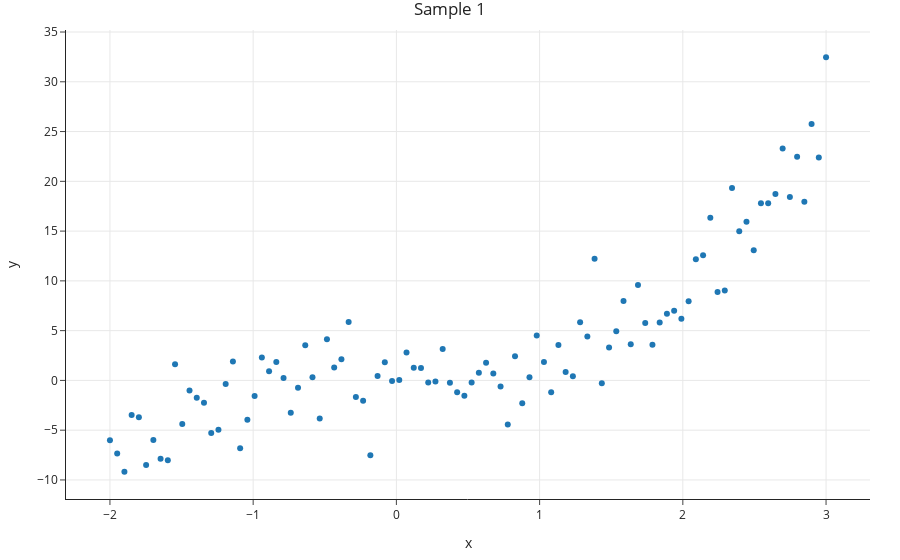

Notebook cell for this chart:
### Markdown cell above
For now, let's just look at Sample 1. The relationship between $x$ and $y$ is roughly **cubic**; that is, $y \approx x^3$ (remember, in reality, you won't get to see the population).

### Code cell
px.scatter(sample_1, x='x', y='y', title='Sample 1')
